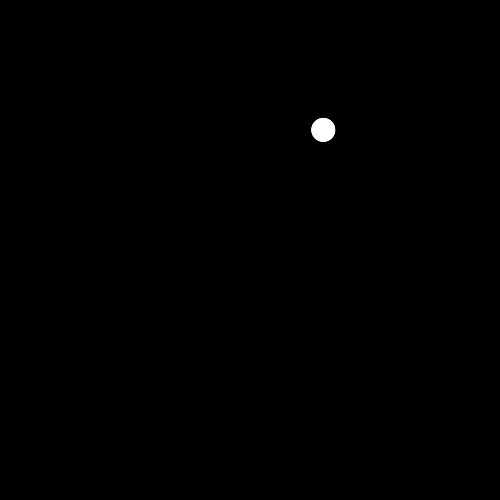
Frame 1 (no input)
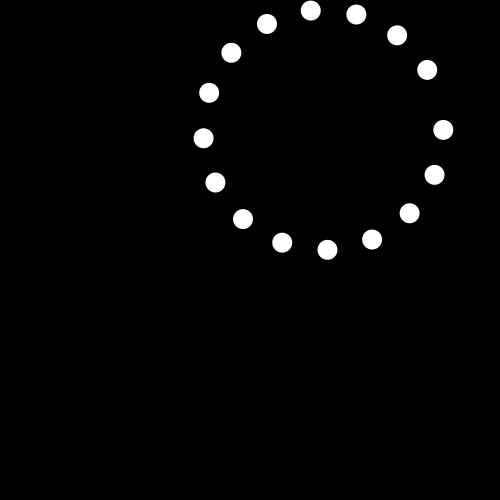
Frame 60 (the mouse pressed at the canvas centre just before this capture)
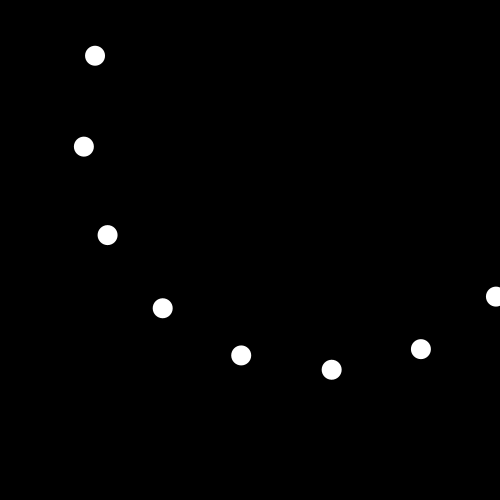
Frame 120 (the mouse held since frame 60 and released just before this capture)

The Processing sketch that drew these frames (run headless with seeded random() and noise(); from frame 60 on, the mouse is pressed at the canvas centre):

// Processing sketch: q8_3
// ── q8_3.pde
float d = 20;
float[] x = new float[16];
float[] y = new float[16];
float[] a = new float[16];
int fps = 60;
int t = 0;
int freq = 4;

void setup() {
  size(500, 500);
  frameRate(fps);
  for (int i = 0; i <= 15; i++) {
    a[i] = 360 / 16 * i;
  }
}

void draw() {
  background(0);
  if (t % (fps * freq) == 0) {
    float initX = random(width);
    float initY = random(height);
    for (int i = 0; i <= 15; i++) {
      x[i] = initX;
      y[i] = initY;
    }
  }

  for (int i = 0; i <= 15; i++) {
    int spd = 2;
    x[i] += spd * cos(radians(a[i]));
    y[i] += spd * sin(radians(a[i]));
  }

  for (int i = 0; i <= 15; i++) {
    noStroke();
    ellipse(x[i], y[i], d, d);
  }
  t ++;
}
